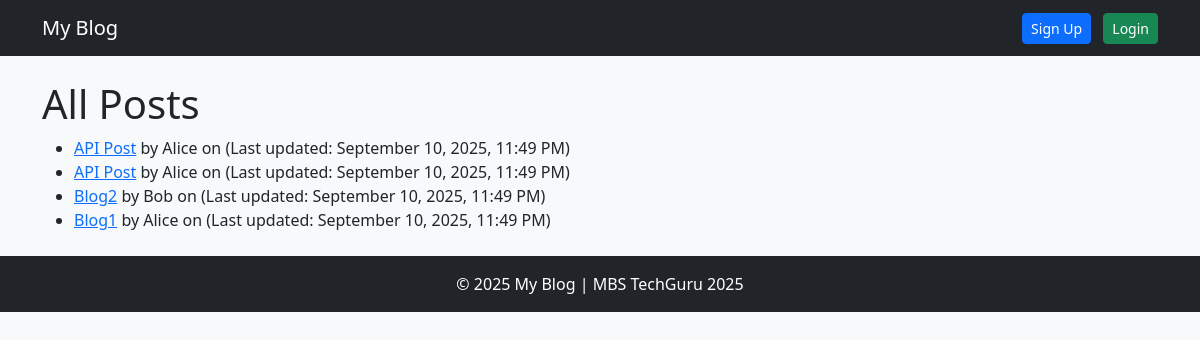
The page / on the database its author committed.
### blog/models.py (models this page shows, shortened)
class Post(models.Model):
    title = models.CharField(max_length=200)
    body = models.TextField()
    published_at = models.DateTimeField(auto_now_add=True)  # first publish time
    updated_at = models.DateTimeField(auto_now=True)
    author = models.ForeignKey(Author, on_delete=models.CASCADE, related_name='posts')
    categories = models.ManyToManyField(Category, related_name='posts')

class Author(models.Model):
    name = models.CharField(max_length=100)
    email = models.EmailField(unique=True)

### blog/views.py (the view)
# urls.py: path('', PostListView.as_view(), name='post_list'),
class PostListView(ListView):
    model = Post
    template_name = 'blog/post_list.html'
    context_object_name = 'posts'
    paginate_by = 5
    ordering = ['-published_at'] # Newest posts first

### blog/templates/blog/post_list.html
{% extends "base.html" %}
{% block content %}
<h1>All Posts</h1>
<ul>
    {% for post in posts %}
        <li>
            <a href="{% url 'post_detail' post.pk %}">{{ post.title }}</a>
            by {{ post.author.name }} on {{ post.created_at|date:"F j, Y" }}
            (Last updated: {{ post.updated_at|date:"F j, Y, g:i A" }})
        </li>
    {% endfor %}
</ul>
{% endblock %}

### rows shown on the page
Post: title "API Post", author.name "Alice", updated_at "September 10, 2025, 11:49 PM"
Post: title "API Post", author.name "Alice", updated_at "September 10, 2025, 11:49 PM"
Post: title "Blog2", author.name "Bob", updated_at "September 10, 2025, 11:49 PM"
Post: title "Blog1", author.name "Alice", updated_at "September 10, 2025, 11:49 PM"

### other values the page prints
{{ year|default:2025 }} "2025"
